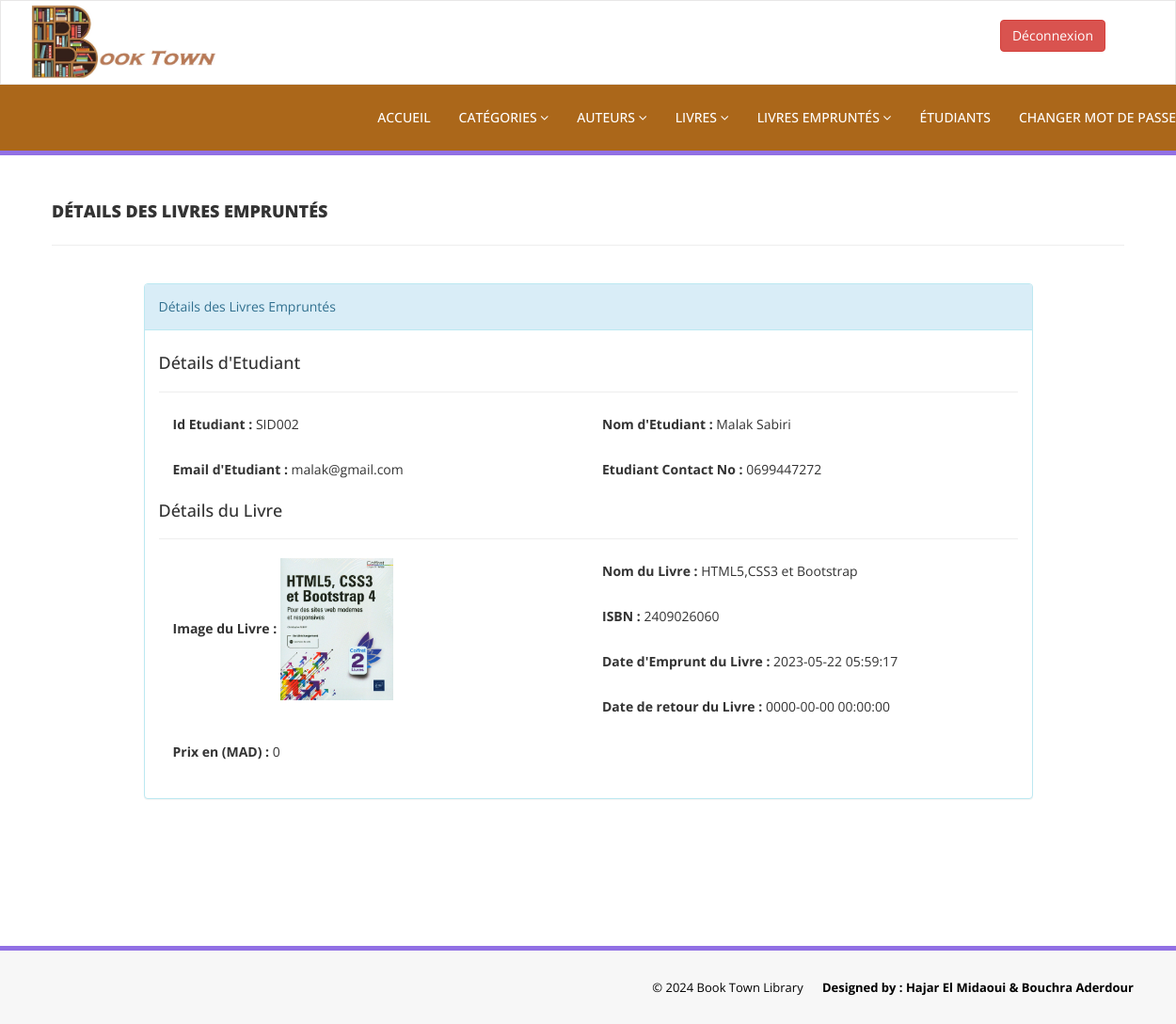
/library/admin/update-issue-bookdeails.php?rid=8 (signed in), run on the app's committed database.
### tables this page shows
CREATE TABLE `tblissuedbookdetails` (
  `id` int(11) NOT NULL,
  `BookId` int(11) DEFAULT NULL,
  `StudentID` varchar(150) DEFAULT NULL,
  `IssuesDate` timestamp NULL DEFAULT current_timestamp(),
  `ReturnDate` timestamp NULL DEFAULT NULL ON UPDATE current_timestamp(),
  `RetrunStatus` int(1) DEFAULT NULL,
  `fine` int(11) DEFAULT NULL
);

CREATE TABLE `tblstudents` (
  `id` int(11) NOT NULL,
  `StudentId` varchar(100) DEFAULT NULL,
  `FullName` varchar(120) DEFAULT NULL,
  `EmailId` varchar(120) DEFAULT NULL,
  `MobileNumber` char(11) DEFAULT NULL,
  `Password` varchar(120) DEFAULT NULL,
  `Status` int(1) DEFAULT NULL,
  `RegDate` timestamp NULL DEFAULT current_timestamp(),
  `UpdationDate` timestamp NULL DEFAULT NULL ON UPDATE current_timestamp()
);

CREATE TABLE `tblbooks` (
  `id` int(11) NOT NULL,
  `BookName` varchar(255) DEFAULT NULL,
  `CatId` int(11) DEFAULT NULL,
  `AuthorId` int(11) DEFAULT NULL,
  `ISBNNumber` varchar(25) DEFAULT NULL,
  `BookPrice` decimal(10,2) DEFAULT NULL,
  `bookImage` varchar(250) NOT NULL,
  `isIssued` int(1) DEFAULT NULL,
  `RegDate` timestamp NULL DEFAULT current_timestamp(),
  `UpdationDate` timestamp NULL DEFAULT NULL ON UPDATE current_timestamp()
);

### library/admin/update-issue-bookdeails.php (the view, shortened to what this page needs)
<?php
include('includes/config.php');
if(strlen($_SESSION['alogin'])==0)
    {
header('location:index.php');
}
else{
?>
<!DOCTYPE html>
<html xmlns="http://www.w3.org/1999/xhtml">
<head>
    <link href="assets/css/bootstrap.css" rel="stylesheet" />
    <link href="assets/css/font-awesome.css" rel="stylesheet" />
    <link href="assets/css/style.css" rel="stylesheet" />
</head>
<body>
<?php include('includes/header.php');?>
    <div class="content-wrapper">
         <div class="container">
        <div class="row pad-botm">
            <div class="col-md-12">
                <h4 class="header-line">Détails des Livres Empruntés</h4>
                            </div>
</div>
<div class="row">
<div class="col-md-10 col-sm-6 col-xs-12 col-md-offset-1">
<div class="panel panel-info">
<div class="panel-heading">
Détails des Livres Empruntés
</div>
<div class="panel-body">
<form role="form" method="post">
<?php
$rid=intval($_GET['rid']);
$sql = "SELECT tblstudents.StudentId ,tblstudents.FullName,tblstudents.EmailId,tblstudents.MobileNumber,tblbooks.BookName,tblbooks.ISBNNumber,tblissuedbookdetails.IssuesDate,tblissuedbookdetails.ReturnDate,tblissuedbookdetails.id as rid,tblissuedbookdetails.fine,tblissuedbookdetails.RetrunStatus,tblbooks.id as bid,tblbooks.bookImage from  tblissuedbookdetails join tblstudents on tblstudents.StudentId=tblissuedbookdetails.StudentId join tblbooks on tblbooks.id=tblissuedbookdetails.BookId where tblissuedbookdetails.id=:rid";
$query = $dbh -> prepare($sql);
$query->bindParam(':rid',$rid,PDO::PARAM_STR);
$query->execute();
$results=$query->fetchAll(PDO::FETCH_OBJ);
if($query->rowCount() > 0)
{
foreach($results as $result)
{               ?>
<h4>Détails d'Etudiant</h4>
<hr />
<div class="col-md-6">
<div class="form-group">
<label>Id Etudiant :</label>
<?php echo htmlentities($result->StudentId);?>
</div></div>
<div class="col-md-6">
<div class="form-group">
<label>Nom d'Etudiant :</label>
<?php echo htmlentities($result->FullName);?>
</div></div>
<div class="col-md-6">
<div class="form-group">
<label>Email d'Etudiant :</label>
<?php echo htmlentities($result->EmailId);?>
</div></div>
<div class="col-md-6">
<div class="form-group">
<label>Etudiant Contact No :</label>
<?php echo htmlentities($result->MobileNumber);?>
</div></div>
<h4>Détails du Livre</h4>
<hr />
<div class="col-md-6">
<div class="form-group">
<label>Image du Livre :</label>
<img src="bookimg/<?php echo htmlentities($result->bookImage); ?>" width="120">
</div></div>
<div class="col-md-6">
<div class="form-group">
<label>Nom du Livre :</label>
<?php echo htmlentities($result->BookName);?>
</div>
</div>
<div class="col-md-6">
<div class="form-group">
<label>ISBN :</label>
<?php echo htmlentities($result->ISBNNumber);?>
</div>
</div>
<div class="col-md-6">
<div class="form-group">
<label>Date d'Emprunt du Livre :</label>
<?php echo htmlentities($result->IssuesDate);?>
</div></div>
<div class="col-md-6">
<div class="form-group">
<label>Date de retour du Livre :</label>
<?php if($result->ReturnDate=="")
                                            {
                                                echo htmlentities("Not Return Yet");
                                            } else {
                                            echo htmlentities($result->ReturnDate);
}
                                            ?>
</div>
</div>
<div class="col-md-12">
<div class="form-group">
<label>Prix en (MAD) :</label>
<?php
if($result->fine=="")
{?>
<input class="form-control" type="text" name="fine" id="fine"  required />
<?php }else {
echo htmlentities($result->fine);
}
?>
</div>
</div>
 <?php if($result->RetrunStatus==0){?>
<button type="submit" name="return" id="submit" class="btn btn-info">Retourner Livre </button>
 </div>
<?php }}} ?>
                                    </form>
                            </div>
                        </div>
                            </div>
        </div>
    </div>
    </div>
  <?php include('includes/footer.php');?>
</body>
</html>
<?php } ?>

### library/admin/assets/css/style.css (style rules this page uses)
.content-wrapper { margin-top: 40px; min-height:800px; padding-bottom:90px; }
.header-line { font-weight:900; padding-bottom:25px; border-bottom:1px solid #eeeeee; text-transform:uppercase; }
.pad-botm { padding-bottom:30px; }

### data on the page
tblissuedbookdetails: tblstudents.StudentId "SID002", tblstudents.FullName "Malak Sabiri", tblstudents.EmailId "malak@gmail.com", tblstudents.MobileNumber "0699447272", BookId.bookImage (picture), BookId.BookName "HTML5,CSS3 et Bootstrap", BookId.ISBNNumber "2409026060", IssuesDate "2023-05-22 05:59:17", ReturnDate "0000-00-00 00:00:00", fine "0"
